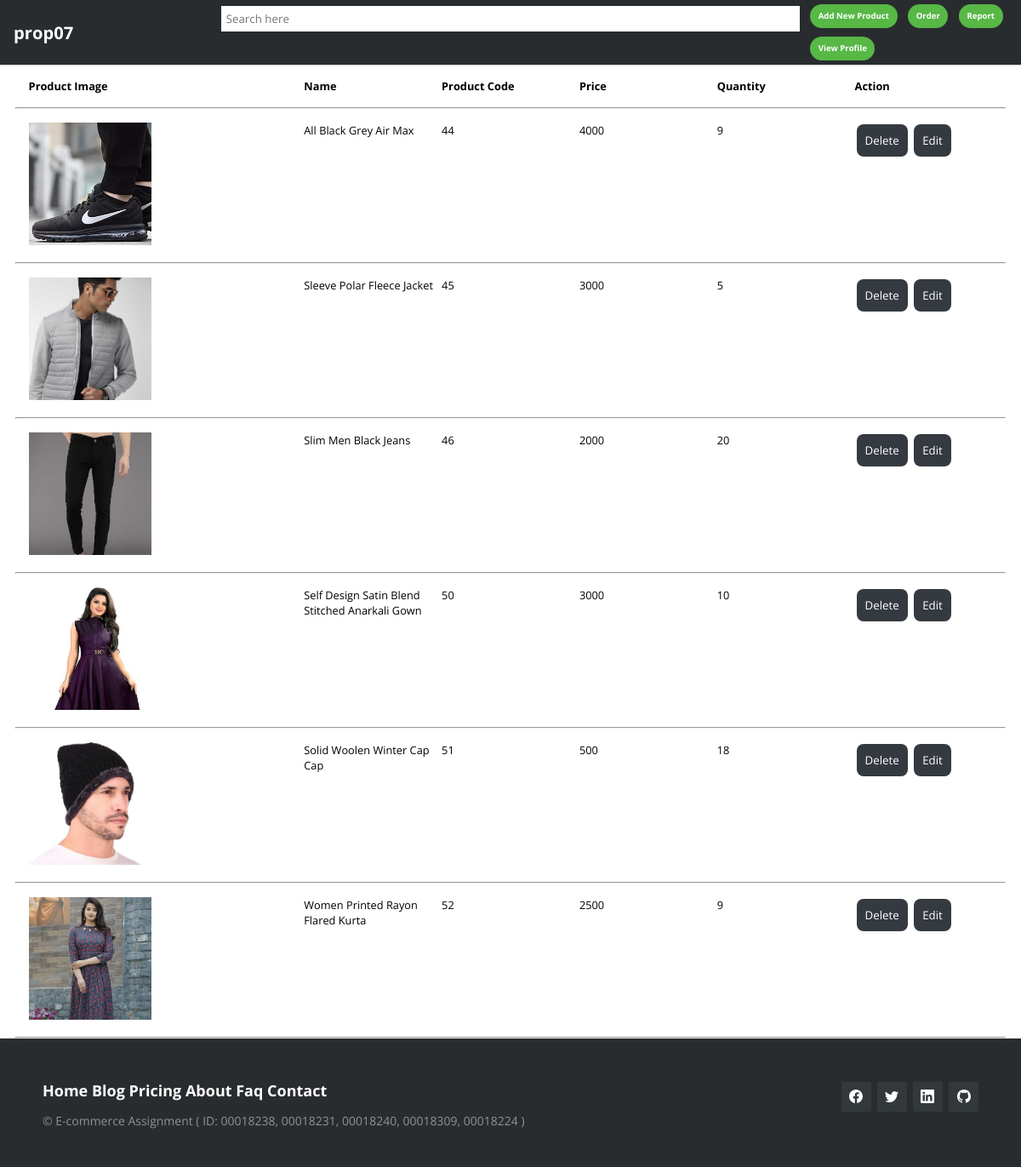
Screenshot of /home.php (signed in) with the database file from the repository.
### tables this page shows
CREATE TABLE `product_info` (
  `product_id` int(11) NOT NULL,
  `pname` varchar(50) NOT NULL,
  `pprice` text NOT NULL,
  `pquantity` int(30) NOT NULL,
  `ptype` varchar(20) NOT NULL,
  `img_url` varchar(100) NOT NULL,
  `pdate` timestamp NOT NULL DEFAULT current_timestamp() ON UPDATE current_timestamp(),
  `disc` varchar(200) NOT NULL,
  `vendor_id` int(11) NOT NULL
);

### home.php (the view, shortened to what this page needs)
<?php
 include "connection.php";
$user_id=$_SESSION['id'];
  ?>
<!DOCTYPE html>
<html lang="en">
  <head>
    <link rel="stylesheet" href="index.css"/>
    <link rel="stylesheet" href="vendor.css" />
  </head>
    <nav class="navbar">
      <div class="vendor-nav">
      <div class="logo">
        <div  style="margin-left: 1rem"><h1>prop07</h1></div>
      </div>
      <div   >
        <form action=""method="post" class="item search right" tabindex="0">
        <input  type="search" placeholder="Search here" name="search" />
        </form>
      </div>
      <div class="vendor-btn">    <button  class="btn add" id="open-model" onclick="showModel()">Add New Product</button>
      <button  class="btn add" id="open-model" onclick="showModelOrder()">Order</button>
      <button  class="btn add" id="open-model" onclick="showModelReport()">Report</button>
      <button  class="btn add" id="open-model" onclick="showModelprofile()">View Profile</button></div></div>
    </nav>
<body>
            <div class="product-wrap">
          <div class="grid" id="product-listing" ><div class="font-bold">Product Image</div>
            <div class="font-bold">Name</div>
          <div>
            <span class="product-Qty font-bold">Product Code</span>
          </div>
           <div>
            <span class="product-price font-bold">Price</span>
          </div>
          <div>
            <span class="product-Qty font-bold">Quantity</span>
          </div>
          <div class="font-bold">Action</div>
          </div>
            <hr>
            <?php
        if (isset($_POST['search'])){
          $data= $_POST['search'];
          $nepal="SELECT `pid`FROM `vendor_p` WHERE `user_id`=$user_id";
          $answer= mysqli_query($conn,$nepal);
              while($nepal1=mysqli_fetch_array($answer)){
                $pid=$nepal1['pid'];
              }
              $sql12="SELECT * FROM `product_info` WHERE `vendor_id`=$pid AND `pname`='$data'";
              $result12=mysqli_query($conn,$sql12);
            if(mysqli_num_rows($result12)>0){
              while($row12=mysqli_fetch_array($result12)){
                      $product_id=$row12['product_id'];
                      $ppname=$row12['pname'];
                      $pprice=$row12['pprice'];
                      $pquantity=$row12['pquantity'];
                      $disc=$row12['disc'];
                      $img=$row12['img_url'];
                      $product_type=$row12['ptype'];
              ?>
                <div class="grid" id="product-listing" ><div ><img class="product-img" src="product_image/<?=$row12['img_url'];?>" alt="product"/></div>
                <div ><?php echo $ppname;?></div>
                <div>
                  <span class="product-Qty"><?php echo $product_id;?></span>
                </div>
                <div>
                  <span class="product-price"><?php echo $pprice;?></span>
                </div>
                <div>
                  <span class="product-Qty"><?php echo $pquantity;?></span>
                </div>
                <div><button type="button" class="delete-btn">
                  <a href="<?php echo"delete.php?id=" .$user_id."&pid=" .$product_id;?>">Delete </a>
                </button>
                <button type="button" class="edit-btn"><a href="<?php echo"updateProduct.php?id=" .$user_id."&pid=" .$product_id;?>">Edit </a>
              </button>
                  </div>
                </div>
          <hr>
                <?php }
                }else {
                  echo "NO DATA FOUNT";
                }
        }else{
              $nepal="SELECT `pid`FROM `vendor_p` WHERE `user_id`=$user_id";
              $answer= mysqli_query($conn,$nepal);
              while($nepal1=mysqli_fetch_array($answer)){
                $pid=$nepal1['pid'];
              }
              $sql12="SELECT * FROM `product_info` WHERE `vendor_id`=$pid";
              $result12=mysqli_query($conn,$sql12);
            if(mysqli_num_rows($result12)>0){
              while($row12=mysqli_fetch_array($result12)){
                      $product_id=$row12['product_id'];
                      $ppname=$row12['pname'];
                      $pprice=$row12['pprice'];
                      $pquantity=$row12['pquantity'];
              ?>
                <div class="grid" id="product-listing" ><div ><img class="product-img" src="product_image/<?=$row12['img_url'];?>" alt="product"/></div>
                <div ><?php echo $ppname;?></div>
                <div>
                  <span class="product-Qty"><?php echo $product_id;?></span>
                </div>
                <div>
                  <span class="product-price"><?php echo $pprice;?></span>
                </div>
                <div>
                  <span class="product-Qty"><?php echo $pquantity;?></span>
                </div>
                <div><button type="button" class="delete-btn">
                  <a href="<?php echo"delete.php?id=" .$user_id."&pid=" .$product_id;?>">Delete </a>
                </button>
                <button type="button" class="edit-btn"><a href="<?php echo"updateProduct.php?id=" .$user_id."&pid=" .$product_id;?>">Edit </a>
              </button>
                  </div>
                </div>
          <hr>
                <?php }
                }else {
                  echo "NO DATA FOUNT";
                } }?>
    </div>
    </body>
   <footer class="footer-distributed">
    <div class="footer-right">
      <a href="#"
        ><i class="fa fa-facebook"
          ></i
      ></a>
      <a href="#"
        ><i class="fa fa-twitter"
          ></i
      ></a>
      <a href="#"
        ><i class="fa fa-linkedin"
          ></i
      ></a>
      <a href="https://github.com/prop07"
        ><i class="fa fa-github"
          ></i
      ></a>
    </div>
    <div class="footer-left">
      <p class="footer-links">
        <a class="link-1" href="#">Home</a>
        <a href="#">Blog</a>
        <a href="#">Pricing</a>
        <a href="#">About</a>
        <a href="#">Faq</a>
        <a href="#">Contact</a>
      </p>
      <p>
        &copy; E-commerce Assignment ( ID: 00018238, 00018231, 00018240,
        00018309, 00018224 )
      </p>
    </div>
  </footer>
</html>

### index.css (style rules this page uses)
:root { --theme-bg-color: #292c2f; --theme-color: white; }
* { margin: 0; padding: 0; font-family: "Open Sans", sans-serif; box-sizing: border-box; }
.navbar { display: flex; box-shadow: 0 0 2px 0 grey; align-items: center; font-size: 0.7em; background-color: var(--theme-bg-color); color: white; color: var(--theme-color); }
.item { padding: 7px; text-decoration: none; color: white; color: var(--theme-color); }
.item.right { margin: 0 0 0 auto; }
.navbar .logo { font-size: 1.2em; align-items: center; display: flex; }
.item.search { transition: 0.2s linear; display: flex; justify-content: center; flex-grow: 1; }
.item.search input { width: 100%; padding: 6px; outline: none; border: 2px solid grey; max-width: 100%; border: 0; }
.footer-distributed { background-color: #292c2f; box-shadow: 0 1px 1px 0 rgba(0, 0, 0, 0.12); box-sizing: border-box; width: 100%; text-align: left; font: normal 16px sans-serif; padding: 45px 50px; }
.footer-distributed .footer-left p { color: #8f9296; font-size: 14px; margin: 0; }
.footer-distributed p.footer-links { font-size: 18px; font-weight: bold; color: #ffffff; margin: 0 0 10px; padding: 0; transition: ease 0.25s; }
.footer-distributed p.footer-links a { display: inline-block; line-height: 1.8; text-decoration: none; color: inherit; transition: ease 0.25s; }
.footer-distributed .footer-links a:before { font-size: 20px; left: 0; color: #fff; display: inline-block; padding-right: 5px; }
a { text-decoration: none; }
.footer-distributed .footer-right { float: right; margin-top: 6px; max-width: 180px; }
.footer-distributed .footer-right a { display: inline-block; width: 35px; height: 35px; background-color: #33383b; border-radius: 2px; font-size: 20px; color: #ffffff; text-align: center; line-height: 35px; margin-left: 3px; transition: all 0.25s; }

### rows the page displays
product_info: img_url (picture), pname "All Black Grey Air Max", product_id "44", pprice "4000", pquantity "9"
product_info: img_url (picture), pname "Sleeve Polar Fleece Jacket", product_id "45", pprice "3000", pquantity "5"
product_info: img_url (picture), pname "Slim Men Black Jeans", product_id "46", pprice "2000", pquantity "20"
product_info: img_url (picture), pname "Self Design Satin Blend Stitched Anarkali Gown", product_id "50", pprice "3000", pquantity "10"
product_info: img_url (picture), pname "Solid Woolen Winter Cap Cap", product_id "51", pprice "500", pquantity "18"
product_info: img_url (picture), pname "Women Printed Rayon Flared Kurta", product_id "52", pprice "2500", pquantity "9"
